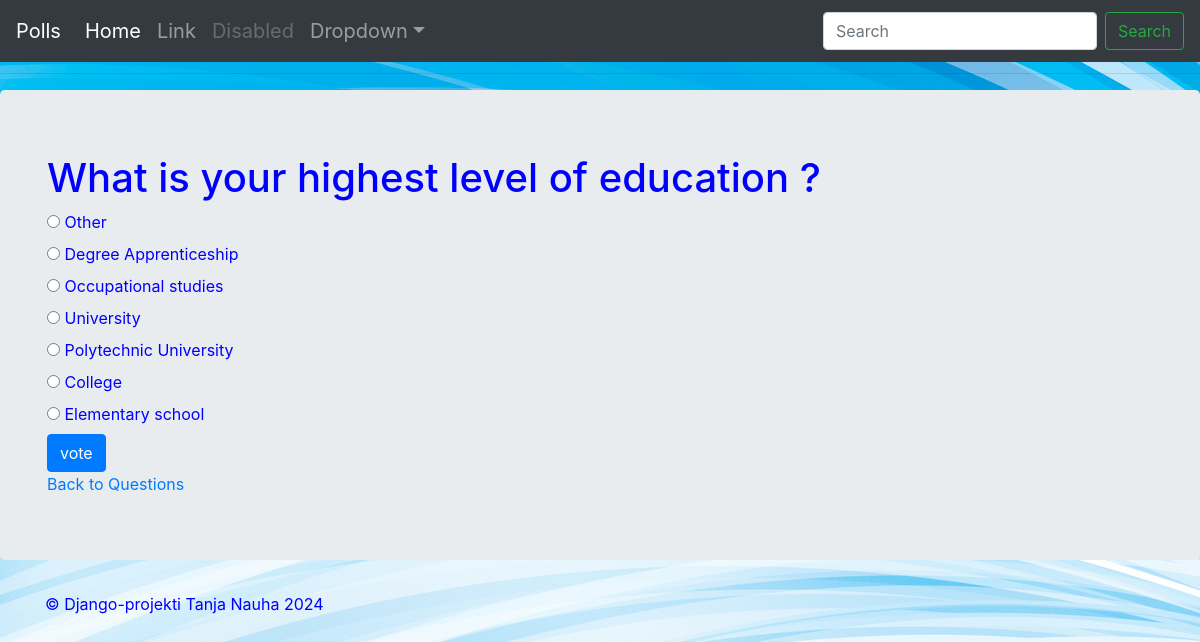
The app's page /kysely/2/ with its own data.
### kysely/models.py (models this page shows, shortened)
class Kysymys(models.Model):
    kysymys_txt = models.CharField(max_length=100)
    julkaisu_pvm = models.DateTimeField("julkaisu pvm")

class Vaihtoehto(models.Model):
    vaihtoehto_txt = models.CharField(max_length=200)
    valinta = models.IntegerField(default=0)
    kysymys = models.ForeignKey(Kysymys, on_delete=models.CASCADE)

### kysely/views.py (the view)
# urls.py: path('<int:question_id>/', views.detail, name="detail"),
def detail(request, question_id):
    kysymys = get_object_or_404(Kysymys, pk=question_id)
    return render(request, 'kysely/detail.html', {'kysymys': kysymys})

### kysely/templates/kysely/detail.html (shortened to what this page needs)
{% extends 'kysely/base.html' %}
{% block main_content %}
<h1>{{kysymys.kysymys_txt}}</h1>
<form action = "{% url 'kysely:vote' kysymys.id %}" method="post">
    {% for vaihtoehto in kysymys.vaihtoehto_set.all %}
        <input type="radio" name="vaihtoehto" id="vaihtoehto{{forloop.counter}}" value="{{vaihtoehto.id}}"/>
    <label for="vaihtoehto{{forloop.counter}}">{{vaihtoehto.vaihtoehto_txt}}</label>
    <br>
    {% endfor %}
    <input type="submit" class = "btn btn-primary" value="vote"/>
</form>
<a href ="{% url 'kysely:index' %}">Back to Questions</a>
{% endblock %}

### kysely/static/kysely/style.css (style rules this page uses)
body { color: blue; background: white url("images/background_django_mysite.jpg") no-repeat; }

### records on screen
Kysymys: kysymys_txt "What is your highest level of education ?"
Vaihtoehto: vaihtoehto_txt "Other"
Vaihtoehto: vaihtoehto_txt "Degree Apprenticeship"
Vaihtoehto: vaihtoehto_txt "Occupational studies"
Vaihtoehto: vaihtoehto_txt "University"
Vaihtoehto: vaihtoehto_txt "Polytechnic University"
Vaihtoehto: vaihtoehto_txt "College"
Vaihtoehto: vaihtoehto_txt "Elementary school"
